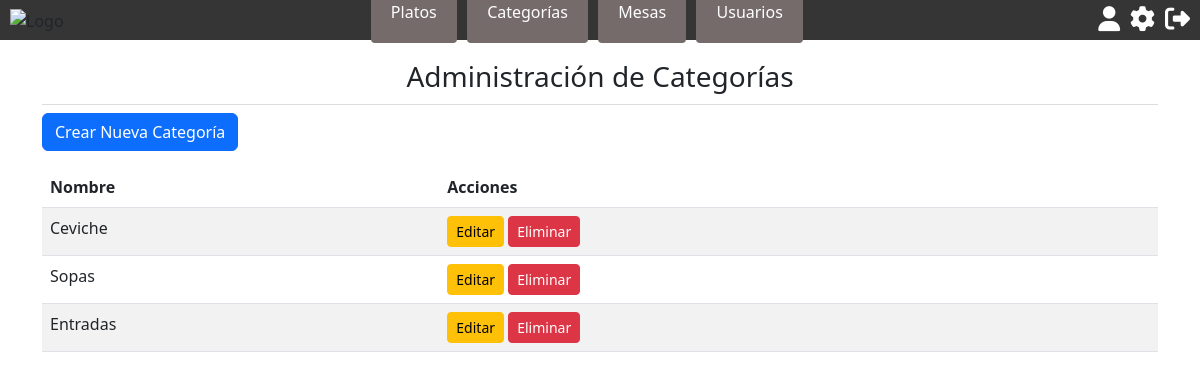
The page /categorias/ (signed in) on the database as committed earlier.
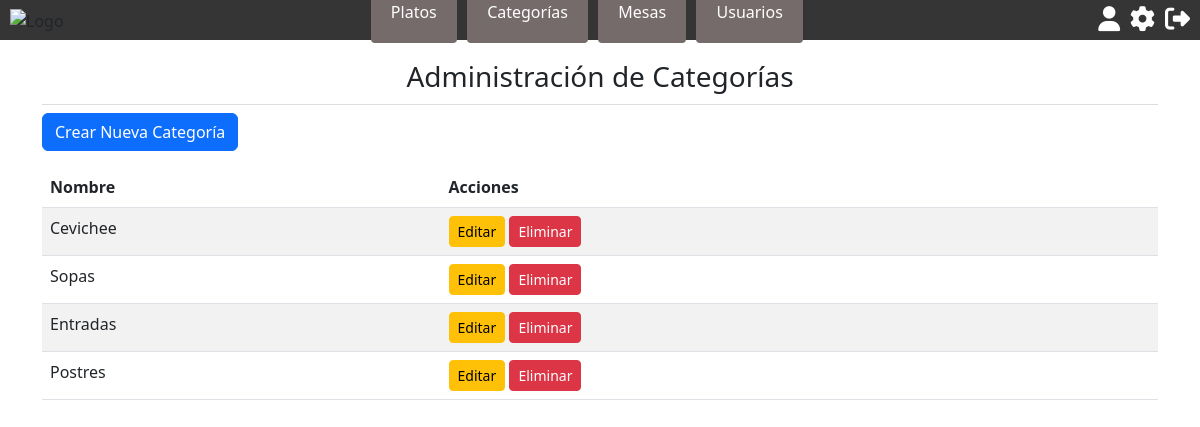
The same page on the database as committed later.
### restaurante_app/models.py (models this page shows, shortened)
class CategoriaMenu(models.Model):
    CatCod = models.AutoField(primary_key=True)
    CatDes = models.CharField(max_length=100)

### restaurante_app/views.py (the view)
# urls.py: path('categorias/', views.categorias_admin, name='categorias_admin'),
@login_required
def categorias_admin(request):
    if request.user.TipUsuCod.TipUsuDes != "Administrador":
        return redirect('index')
    categorias = CategoriaMenu.objects.all()
    return render(request, 'categorias_admin.html', {'categorias': categorias})

### restaurante_app/templates/categorias_admin.html (shortened to what this page needs)
{% extends 'base.html' %}
{% block content %}
<div class="container">
    <h2>Administración de Categorías</h2>
    <a href="{% url 'crear_categoria' %}" class="btn btn-primary mb-3">Crear Nueva Categoría</a>
    <table class="table table-striped">
        <thead>
            <tr>
                <th>Nombre</th>
                <th>Acciones</th>
            </tr>
        </thead>
        <tbody>
            {% for categoria in categorias %}
            <tr>
                <td>{{ categoria.CatDes }}</td>
                <td>
                    <a href="{% url 'editar_categoria' categoria.CatCod %}" class="btn btn-warning btn-sm">Editar</a>
                    <a href="{% url 'eliminar_categoria' categoria.CatCod %}" class="btn btn-danger btn-sm">Eliminar</a>
                </td>
            </tr>
            {% endfor %}
        </tbody>
    </table>
</div>
{% endblock %}

Rows that differ between the two databases and show on the page:
changed CategoriaMenu: CatDes "Ceviche" → "Cevichee"
added CategoriaMenu: CatDes "Postres"
